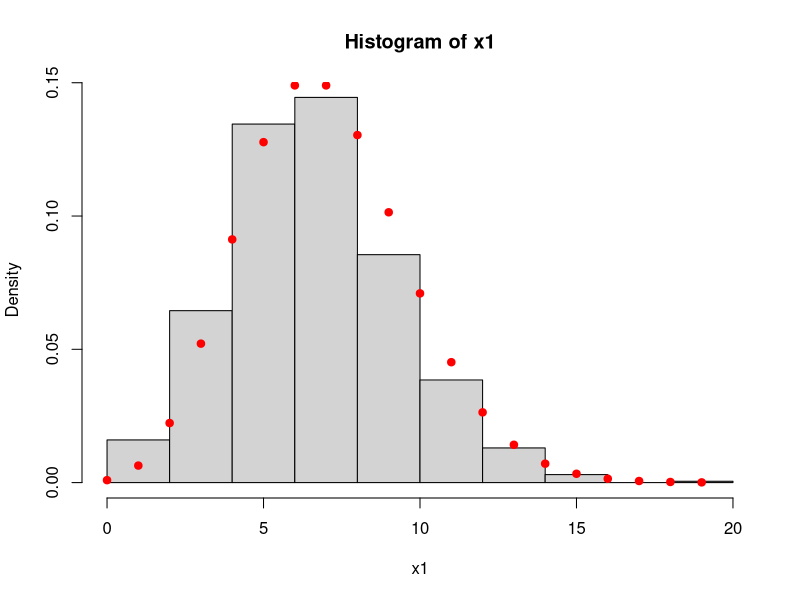
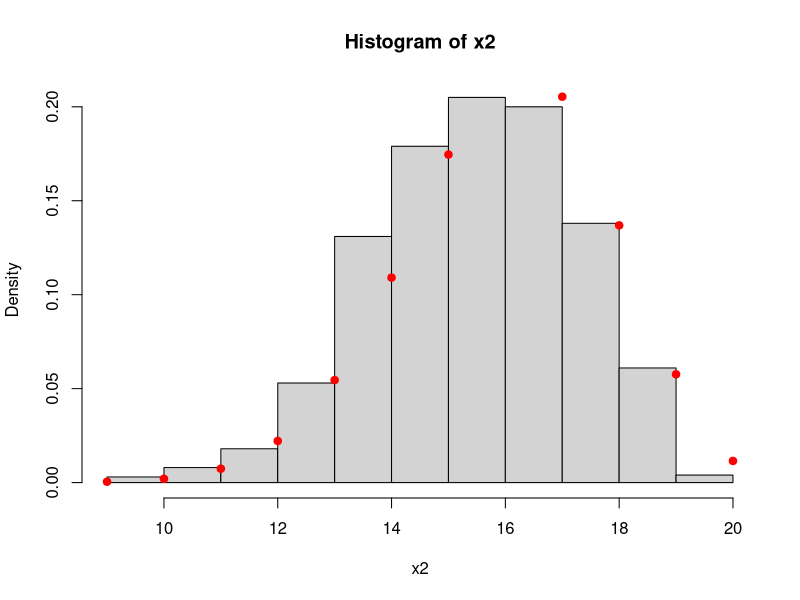

Generate these figures, in order, with R:
# Aula 4.1 - Aceitacao-Rejeicao - Discretas

# 1 ----

rpois.rej = function(n,lambda, m = 1000){
  
  M = m
  k = (M+1)*max(dpois(0:M,lambda))
  
  x = NULL
  
  j = 0
  
  while(j < n){
    
    y = sample(0:M,1,replace = TRUE)
    
    u = runif(1)
    px = dpois(y,lambda)
    qy = 1/(M+1)
    
    if(u < px/(k*qy)){
      j = j+1
      x[j] = y
    }
    
  }
  x
}

x1 = rpois.rej(1000,7)

hist(x1, freq = FALSE)
points(0:max(x1), dpois(0:max(x1),7), col = "red", pch = 19)

mean(x1)
var(x1)


# 2 ----

rbinom.rej = function(n,size,prob){
  
  k = (size+1)*max(dbinom(0:size,size,prob))
  
  x = NULL
  
  j = 0
  
  while(j < n){
    
    # proposta uniforme
    y = sample(0:size,1,replace = TRUE)
    
    u = runif(1)
    px = dbinom(y,size,prob)
    qy = 1/(size+1)
    
    if(u < px/(k*qy)){
      j = j+1
      x[j] = y
    }
    
  }
  x
}

x2 = rbinom.rej(1000,20,0.8)

hist(x2, freq = FALSE)
points(0:max(x2), dbinom(0:max(x2),20, 0.8), col = "red", pch = 19)

mean(x2)
var(x2)
20*0.8
20*0.8*0.2
